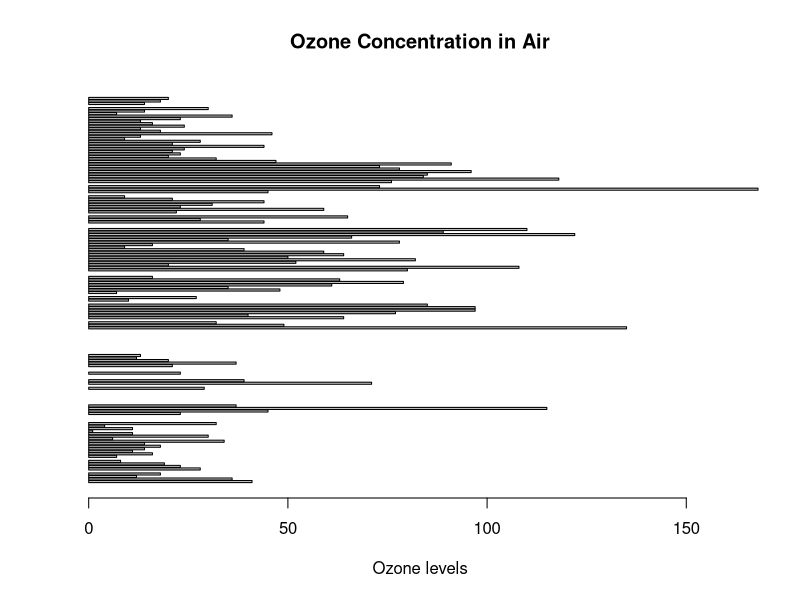
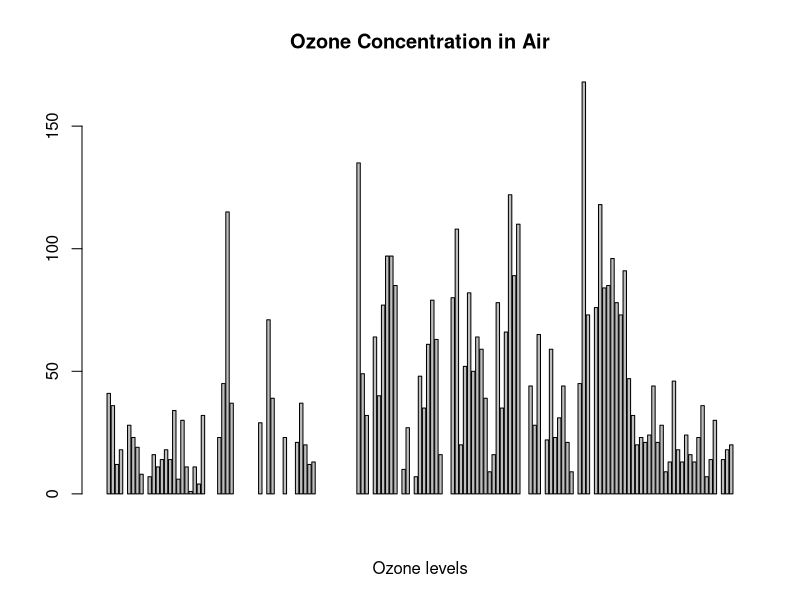
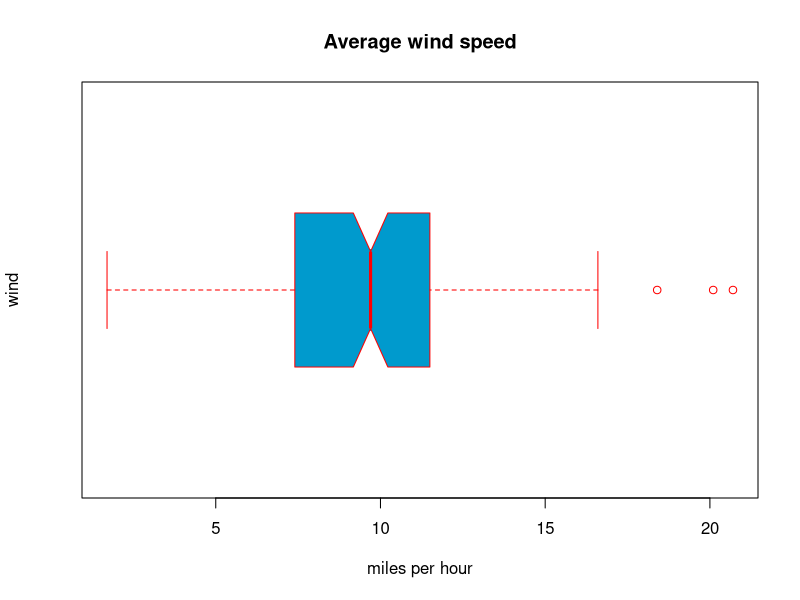
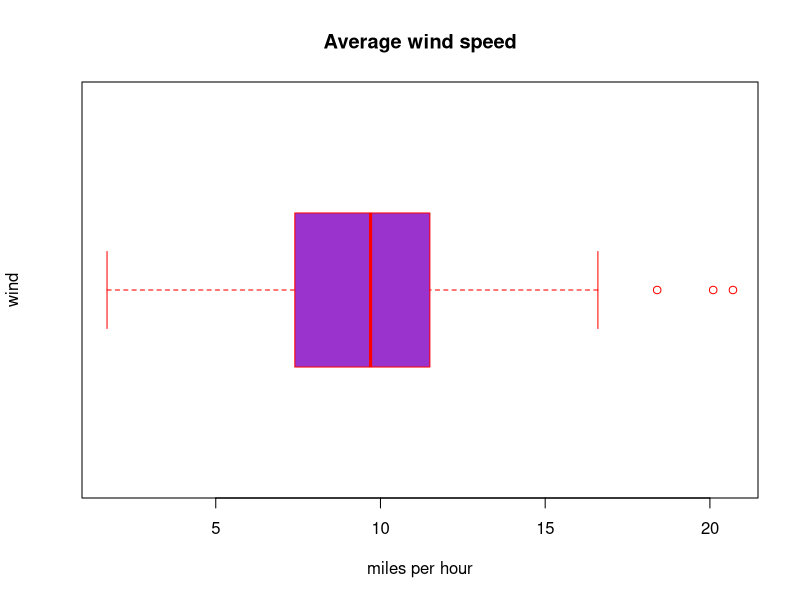
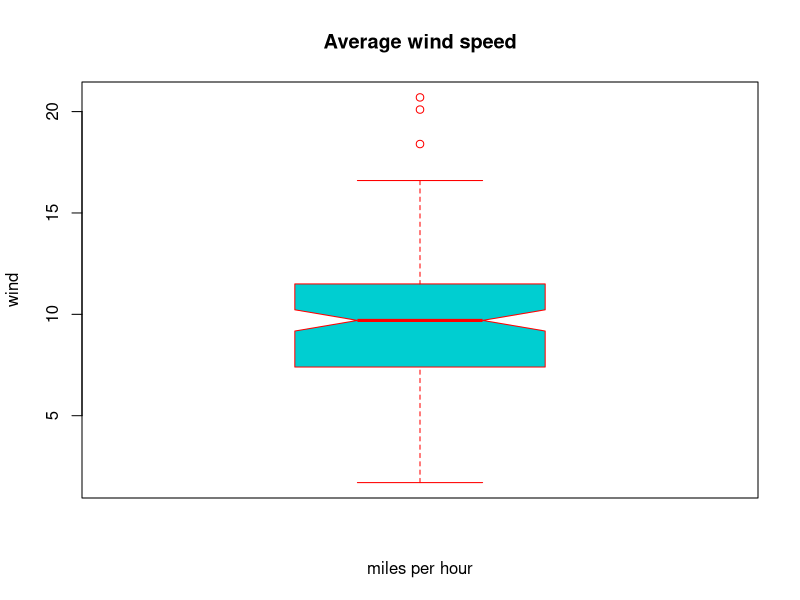
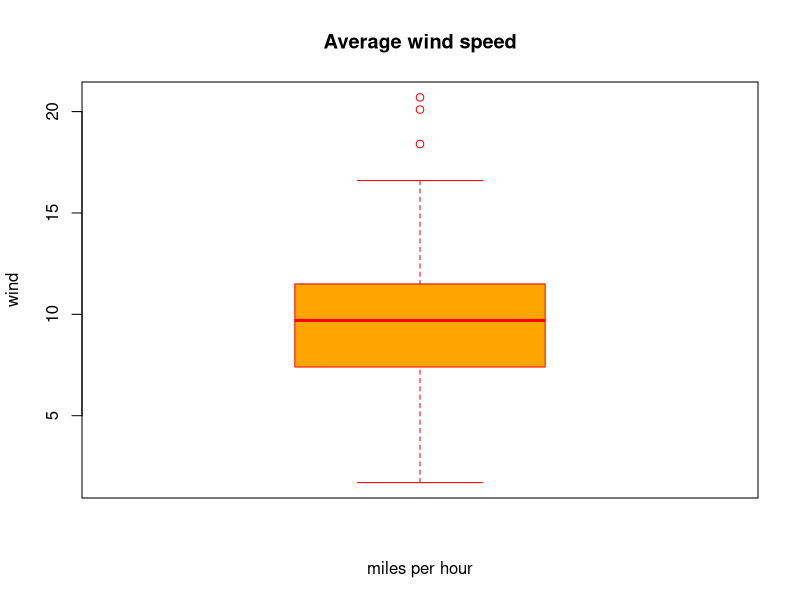
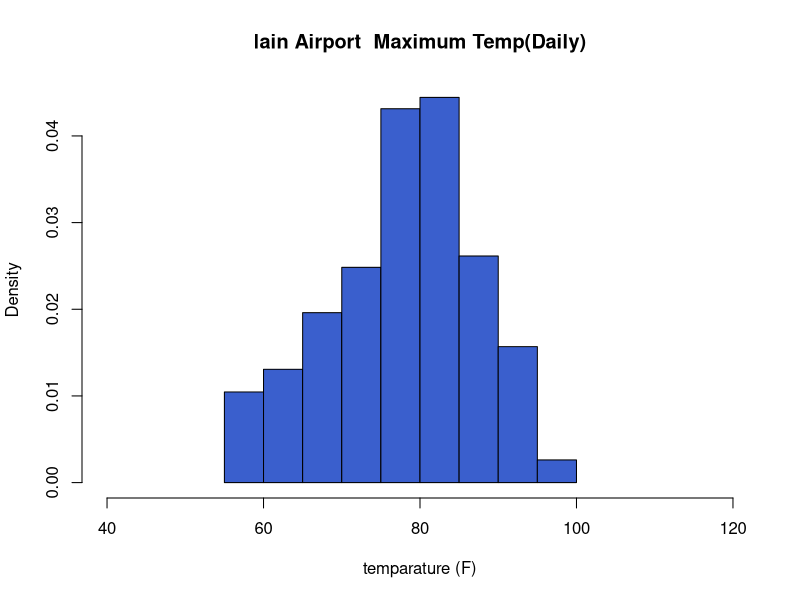
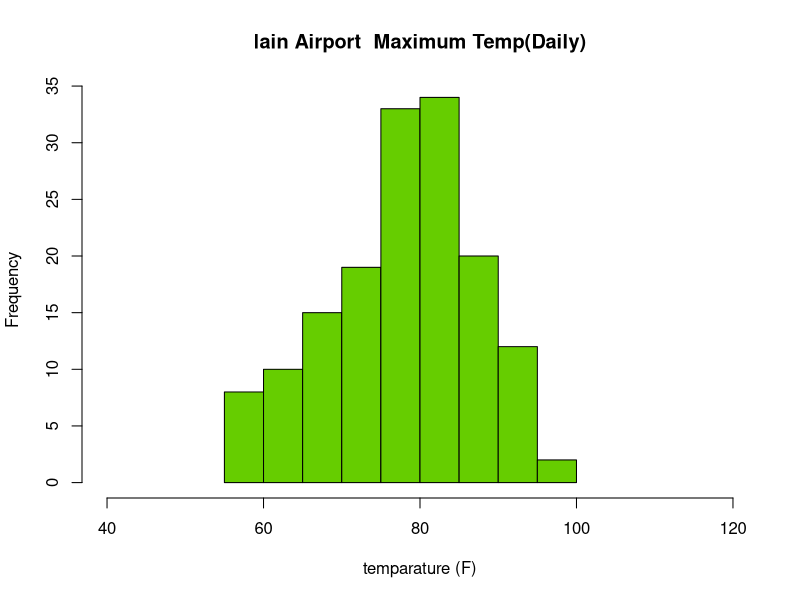

R code for these plots, in order:
barplot(airquality$Ozone, main = 'Ozone Concentration in Air'
        ,xlab = 'Ozone levels' , horiz = TRUE )

barplot(airquality$Ozone, main = 'Ozone Concentration in Air'
        ,xlab = 'Ozone levels' , horiz = FALSE )

boxplot(airquality$Wind, main = "Average wind speed", xlab = "miles per hour"
, ylab = "wind" , col = "deepskyblue3",border = "red" , horizontal = TRUE , notch = TRUE)

boxplot(airquality$Wind, main = "Average wind speed", xlab = "miles per hour"
, ylab = "wind" , col = "darkorchid3",border = "red" , horizontal = TRUE , notch = FALSE)

boxplot(airquality$Wind, main = "Average wind speed", xlab = "miles per hour"
, ylab = "wind" , col = "darkturquoise",border = "red" , horizontal = FALSE , notch = TRUE)


boxplot(airquality$Wind, main = "Average wind speed", xlab = "miles per hour"
, ylab = "wind" , col = "orange1",border = "red" , horizontal = FALSE , notch = FALSE)

hist(airquality$Temp , main = "lain Airport \ Maximum Temp(Daily)", xlab = "temparature (F)"
  , xlim = c(40,120) , col = "royalblue3" , freq = FALSE )

hist(airquality$Temp , main = "lain Airport \ Maximum Temp(Daily)", xlab = "temparature (F)"
  , xlim = c(40,120) , col = "chartreuse3" , freq = TRUE )

plot(airquality$Ozone , airquality$Month , main = "Scatter plot"
,xlab = "Ozone Concentration per Billion" , ylab = "Month of oberservation" , pch = 19)

x <- c(20 , 63, 54 ,33)
labels <- c("Mumbai", "Pune" , "Goa" , "Madras")

piePercentage <- round(100 * x/ sum(x), 1)

pie(x,labels = piePercentage , main = "City pie chart",
    col = rainbow(length(x)))

legend("topright", labels ,cex = 0.5 , fill = rainbow(length(x)) )

